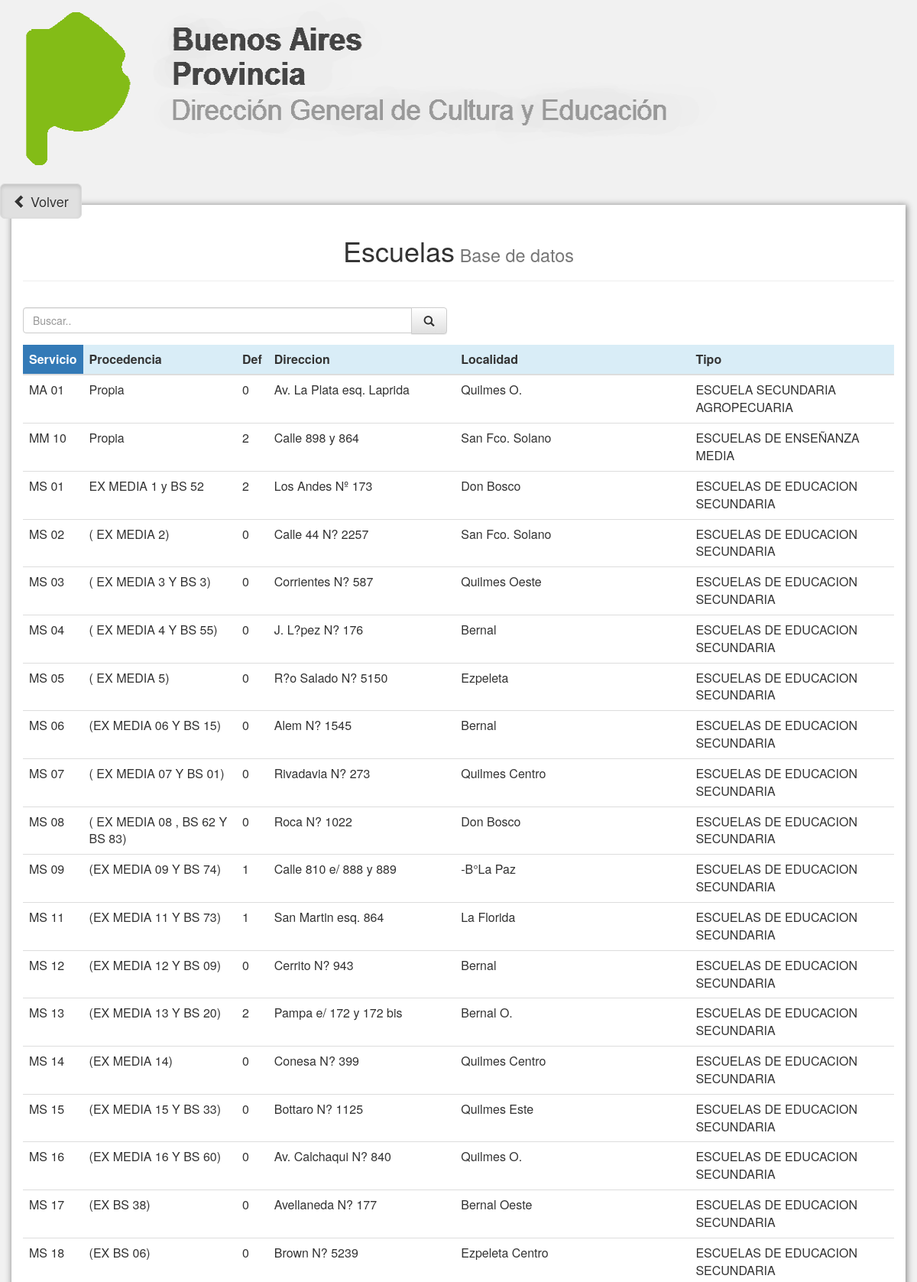
/html/escuela.php (signed in, upper part), run on the app's committed database.
### tables this page shows
CREATE TABLE `escuela` (
  `servicio` varchar(6) NOT NULL,
  `procedencia` varchar(50) NOT NULL,
  `def` int(1) NOT NULL,
  `direccion` varchar(50) NOT NULL,
  `localidad` varchar(60) NOT NULL,
  `tipo` varchar(50) NOT NULL
);

### html/escuela.php (the view, shortened to what this page needs)
<?php
  if($_SESSION["logueado"] == TRUE) {
    ?>
   <!DOCTYPE html5>
<html>
<head>
  <link href="../bootstrap/css/bootstrap.min.css" rel="stylesheet"/>
<link rel="stylesheet" type="text/css" src="../css/estilos.css">
  <link href="../bootstrap/css//bootstrap-theme.min.css" rel="stylesheet"/>
</head>
<body style="background-color: #f1f1f1;">
<div class="container-fluid">
<div class="row">
  <img src="../css/SAD.png" class="img-fluid" style="width:100%; height:30%;  alt="SAD de Quilmes">
</div>
</div>
<a class="btn btn-default btn-lg active" href="../tabla_datos.php" style="float:left;"><span class="glyphicon glyphicon-chevron-left"></span> Volver</a>
<div class="container" style="background-color: #fff;box-shadow: 1px 1px 8px 1px #888; margin-top: 2em;">
  <div class="page-header text-center">
    <h1>Escuelas<small> Base de datos</small></h1>
  </div>
    <div class="row">
        <div class="col-md-6" >
            <form action="#" method="get">
                <div class="input-group" style="margin-top: 1em;">
                    <input class="form-control" id="system-search" name="q" placeholder="Buscar.." required >
                    <span class="input-group-btn">
                        <button type="submit" class="btn btn-default"><i style="padding: 3.5px;" class="glyphicon glyphicon-search"></i></button>
                    </span>
                </div>
            </form>
        </div>
        <div class="col-md-12" >
       <?php
$mysqli = new mysqli("localhost", "root", "", "dato_sad");
         $consulta = "SELECT * FROM escuela";
        if($resultado = $mysqli->query($consulta)) {
            ?>
            <table class="table table-list-search  table-hover">
                     <thead>
                           <tr class="bg-info">
                                <th class="bg-primary">Servicio</th>
                                <th>Procedencia</th>
                                <th>Def</th>
                                <th>Direccion</th>
                                <th>Localidad</th>
                                <th>Tipo</th>
                        </tr>
                    </thead>
                    <tbody>
            <?php
            if ($resultado->num_rows){
                    while($row = $resultado->fetch_array()) {
                        ?>
                       <tr>
                            <td><?php echo $row["servicio"];?></td>
                            <td><?php echo $row["procedencia"];?></td>
                            <td><?php echo $row["def"];?></td>
                            <td><?php echo $row["direccion"];?></td>
                            <td><?php echo $row["localidad"];?></td>
                            <td><?php echo $row["tipo"];?></td>
                        </tr>
                         <?php
                    }
                ?>
                    </tbody>
                </table>
                <?php
            }
            }else{
                echo "error";
            }
        ?>
        </div>
    </div>
</div>
</body>
</html>
<?php
  } else {
    header("Location: ../index.php");
  }

### data on the page
escuela: servicio "MA 01", procedencia "Propia", def "0", direccion "Av. La Plata esq. Laprida", localidad "Quilmes O.", tipo "ESCUELA SECUNDARIA AGROPECUARIA"
escuela: servicio "MM 10", procedencia "Propia", def "2", direccion "Calle 898 y 864", localidad "San Fco. Solano", tipo "ESCUELAS DE ENSEÑANZA MEDIA"
escuela: servicio "MS 01", procedencia "EX MEDIA 1 y BS 52", def "2", direccion "Los Andes Nº 173", localidad "Don Bosco", tipo "ESCUELAS DE EDUCACION SECUNDARIA"
escuela: servicio "MS 02", procedencia "( EX MEDIA 2)", def "0", direccion "Calle 44 N? 2257", localidad "San Fco. Solano", tipo "ESCUELAS DE EDUCACION SECUNDARIA"
escuela: servicio "MS 03", procedencia "( EX MEDIA 3 Y BS 3)", def "0", direccion "Corrientes N? 587", localidad "Quilmes Oeste", tipo "ESCUELAS DE EDUCACION SECUNDARIA"
escuela: servicio "MS 04", procedencia "( EX MEDIA 4 Y BS 55)", def "0", direccion "J. L?pez N? 176", localidad "Bernal", tipo "ESCUELAS DE EDUCACION SECUNDARIA"
escuela: servicio "MS 05", procedencia "( EX MEDIA 5)", def "0", direccion "R?o Salado N? 5150", localidad "Ezpeleta", tipo "ESCUELAS DE EDUCACION SECUNDARIA"
escuela: servicio "MS 06", procedencia "(EX MEDIA 06 Y BS 15)", def "0", direccion "Alem N? 1545", localidad "Bernal", tipo "ESCUELAS DE EDUCACION SECUNDARIA"
escuela: servicio "MS 07", procedencia "( EX MEDIA 07 Y BS 01)", def "0", direccion "Rivadavia N? 273", localidad "Quilmes Centro", tipo "ESCUELAS DE EDUCACION SECUNDARIA"
escuela: servicio "MS 08", procedencia "( EX MEDIA 08 , BS 62 Y BS 83)", def "0", direccion "Roca N? 1022", localidad "Don Bosco", tipo "ESCUELAS DE EDUCACION SECUNDARIA"
escuela: servicio "MS 09", procedencia "(EX MEDIA 09 Y BS 74)", def "1", direccion "Calle 810 e/ 888 y 889", localidad "-B°La Paz", tipo "ESCUELAS DE EDUCACION SECUNDARIA"
escuela: servicio "MS 11", procedencia "(EX MEDIA 11 Y BS 73)", def "1", direccion "San Martin esq. 864", localidad "La Florida", tipo "ESCUELAS DE EDUCACION SECUNDARIA"
escuela: servicio "MS 12", procedencia "(EX MEDIA 12 Y BS 09)", def "0", direccion "Cerrito N? 943", localidad "Bernal", tipo "ESCUELAS DE EDUCACION SECUNDARIA"
escuela: servicio "MS 13", procedencia "(EX MEDIA 13 Y BS 20)", def "2", direccion "Pampa e/ 172 y 172 bis", localidad "Bernal O.", tipo "ESCUELAS DE EDUCACION SECUNDARIA"
escuela: servicio "MS 14", procedencia "(EX MEDIA 14)", def "0", direccion "Conesa N? 399", localidad "Quilmes Centro", tipo "ESCUELAS DE EDUCACION SECUNDARIA"
escuela: servicio "MS 15", procedencia "(EX MEDIA 15 Y BS 33)", def "0", direccion "Bottaro N? 1125", localidad "Quilmes Este", tipo "ESCUELAS DE EDUCACION SECUNDARIA"
escuela: servicio "MS 16", procedencia "(EX MEDIA 16 Y BS 60)", def "0", direccion "Av. Calchaqui N? 840", localidad "Quilmes O.", tipo "ESCUELAS DE EDUCACION SECUNDARIA"
escuela: servicio "MS 17", procedencia "(EX BS 38)", def "0", direccion "Avellaneda N? 177", localidad "Bernal Oeste", tipo "ESCUELAS DE EDUCACION SECUNDARIA"
escuela: servicio "MS 18", procedencia "(EX BS 06)", def "0", direccion "Brown N? 5239", localidad "Ezpeleta Centro", tipo "ESCUELAS DE EDUCACION SECUNDARIA"
